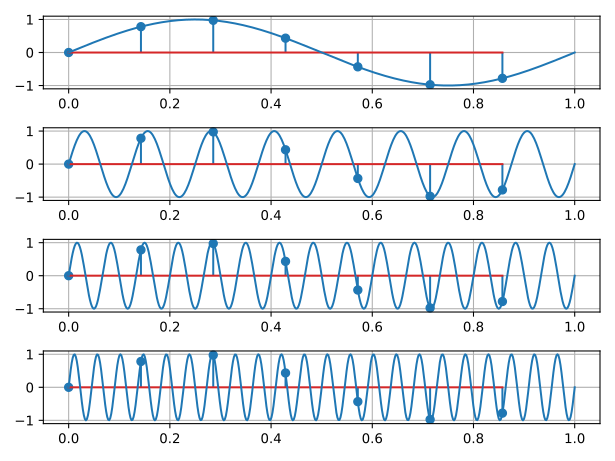

Source code (Python):
import numpy as np
import matplotlib.pyplot as plt

fig, ax = plt.subplots(4)

t = np.linspace(0, 1, 500)
x = np.sin(2 * np.pi * t * 1)
stems = np.linspace(0, 1, 7, endpoint=False)
x_stems = np.sin(2 * np.pi * stems * 1)


for i in range(0, 4):
    ax[i].stem(stems, x_stems)
    ax[i].grid(True)
    ax[i].plot(t, np.sin(2 * np.pi * t * (1 + i * 7)))

plt.tight_layout()
# plt.show()
plt.savefig('ex2.svg', format='svg')
